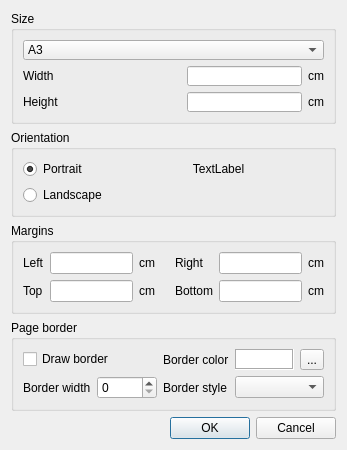
<?xml version="1.0" encoding="UTF-8"?>
<ui version="4.0">
 <class>PageSettingDlg</class>
 <widget class="QDialog" name="PageSettingDlg">
  <property name="geometry">
   <rect>
    <x>0</x>
    <y>0</y>
    <width>347</width>
    <height>450</height>
   </rect>
  </property>
  <property name="sizePolicy">
   <sizepolicy hsizetype="Preferred" vsizetype="Preferred">
    <horstretch>0</horstretch>
    <verstretch>0</verstretch>
   </sizepolicy>
  </property>
  <property name="minimumSize">
   <size>
    <width>347</width>
    <height>450</height>
   </size>
  </property>
  <property name="maximumSize">
   <size>
    <width>347</width>
    <height>450</height>
   </size>
  </property>
  <property name="windowTitle">
   <string>Page settings</string>
  </property>
  <property name="windowIcon">
   <iconset resource="images.qrc">
    <normaloff>:/new/prefix1/images/pageSetting.png</normaloff>:/new/prefix1/images/pageSetting.png</iconset>
  </property>
  <layout class="QVBoxLayout" name="verticalLayout_4">
   <item>
    <widget class="QGroupBox" name="groupBox_3">
     <property name="title">
      <string>Size</string>
     </property>
     <layout class="QVBoxLayout" name="verticalLayout_3">
      <item>
       <layout class="QGridLayout" name="gridLayout_2">
        <item row="0" column="0" colspan="4">
         <widget class="QComboBox" name="cbPageSize">
          <item>
           <property name="text">
            <string>A3</string>
           </property>
          </item>
          <item>
           <property name="text">
            <string>A4</string>
           </property>
          </item>
          <item>
           <property name="text">
            <string>A5</string>
           </property>
          </item>
          <item>
           <property name="text">
            <string>Letter</string>
           </property>
          </item>
         </widget>
        </item>
        <item row="1" column="0">
         <widget class="QLabel" name="label_10">
          <property name="text">
           <string>Width</string>
          </property>
         </widget>
        </item>
        <item row="1" column="2">
         <widget class="QLineEdit" name="edtWidth"/>
        </item>
        <item row="1" column="3">
         <widget class="QLabel" name="label_12">
          <property name="text">
           <string>cm</string>
          </property>
         </widget>
        </item>
        <item row="2" column="0">
         <widget class="QLabel" name="label_11">
          <property name="text">
           <string>Height</string>
          </property>
         </widget>
        </item>
        <item row="2" column="2">
         <widget class="QLineEdit" name="edtHeight"/>
        </item>
        <item row="2" column="3">
         <widget class="QLabel" name="label_13">
          <property name="text">
           <string>cm</string>
          </property>
         </widget>
        </item>
        <item row="1" column="1">
         <spacer name="horizontalSpacer_3">
          <property name="orientation">
           <enum>Qt::Horizontal</enum>
          </property>
          <property name="sizeHint" stdset="0">
           <size>
            <width>40</width>
            <height>20</height>
           </size>
          </property>
         </spacer>
        </item>
       </layout>
      </item>
     </layout>
    </widget>
   </item>
   <item>
    <widget class="QGroupBox" name="groupBox_2">
     <property name="minimumSize">
      <size>
       <width>0</width>
       <height>0</height>
      </size>
     </property>
     <property name="maximumSize">
      <size>
       <width>16777215</width>
       <height>16777215</height>
      </size>
     </property>
     <property name="title">
      <string>Orientation</string>
     </property>
     <layout class="QVBoxLayout" name="verticalLayout_2">
      <item>
       <layout class="QFormLayout" name="formLayout">
        <item row="0" column="0">
         <widget class="QRadioButton" name="rPortrait">
          <property name="text">
           <string>Portrait</string>
          </property>
          <property name="checked">
           <bool>true</bool>
          </property>
         </widget>
        </item>
        <item row="0" column="1">
         <widget class="QLabel" name="lblOrientation">
          <property name="text">
           <string notr="true">TextLabel</string>
          </property>
          <property name="alignment">
           <set>Qt::AlignCenter</set>
          </property>
         </widget>
        </item>
        <item row="1" column="0">
         <widget class="QRadioButton" name="rLandscape">
          <property name="text">
           <string>Landscape</string>
          </property>
         </widget>
        </item>
       </layout>
      </item>
     </layout>
    </widget>
   </item>
   <item>
    <widget class="QGroupBox" name="groupBox">
     <property name="title">
      <string>Margins</string>
     </property>
     <layout class="QVBoxLayout" name="verticalLayout">
      <item>
       <layout class="QGridLayout" name="gridLayout">
        <item row="0" column="5">
         <widget class="QLineEdit" name="edtRight"/>
        </item>
        <item row="0" column="6">
         <widget class="QLabel" name="label_3">
          <property name="text">
           <string>cm</string>
          </property>
         </widget>
        </item>
        <item row="0" column="3">
         <spacer name="horizontalSpacer_2">
          <property name="orientation">
           <enum>Qt::Horizontal</enum>
          </property>
          <property name="sizeHint" stdset="0">
           <size>
            <width>40</width>
            <height>20</height>
           </size>
          </property>
         </spacer>
        </item>
        <item row="2" column="6">
         <widget class="QLabel" name="label_4">
          <property name="text">
           <string>cm</string>
          </property>
         </widget>
        </item>
        <item row="0" column="0">
         <widget class="QLabel" name="label_5">
          <property name="text">
           <string>Left</string>
          </property>
         </widget>
        </item>
        <item row="0" column="4">
         <widget class="QLabel" name="label_7">
          <property name="text">
           <string>Right</string>
          </property>
         </widget>
        </item>
        <item row="0" column="1">
         <widget class="QLineEdit" name="edtLeft"/>
        </item>
        <item row="2" column="5">
         <widget class="QLineEdit" name="edtBottom"/>
        </item>
        <item row="2" column="4">
         <widget class="QLabel" name="label_8">
          <property name="text">
           <string>Bottom</string>
          </property>
         </widget>
        </item>
        <item row="0" column="2">
         <widget class="QLabel" name="label">
          <property name="text">
           <string>cm</string>
          </property>
         </widget>
        </item>
        <item row="2" column="2">
         <widget class="QLabel" name="label_2">
          <property name="text">
           <string>cm</string>
          </property>
         </widget>
        </item>
        <item row="2" column="0">
         <widget class="QLabel" name="label_6">
          <property name="text">
           <string>Top</string>
          </property>
         </widget>
        </item>
        <item row="2" column="1">
         <widget class="QLineEdit" name="edtTop"/>
        </item>
       </layout>
      </item>
     </layout>
    </widget>
   </item>
   <item>
    <widget class="QGroupBox" name="groupBox_41">
     <property name="title">
      <string>Page border</string>
     </property>
     <layout class="QVBoxLayout" name="verticalLayout_5">
      <item>
       <layout class="QGridLayout" name="gridLayout_4">
        <item row="0" column="0" colspan="2">
         <widget class="QCheckBox" name="chkDrawBorder">
          <property name="text">
           <string>Draw border</string>
          </property>
         </widget>
        </item>
        <item row="0" column="2">
         <widget class="QLabel" name="label_14">
          <property name="text">
           <string>Border color</string>
          </property>
         </widget>
        </item>
        <item row="0" column="3">
         <widget class="QLabel" name="lblBorderColor">
          <property name="styleSheet">
           <string notr="true">QLabel {background-color: white}</string>
          </property>
          <property name="frameShape">
           <enum>QFrame::Box</enum>
          </property>
          <property name="frameShadow">
           <enum>QFrame::Sunken</enum>
          </property>
          <property name="text">
           <string/>
          </property>
         </widget>
        </item>
        <item row="0" column="4">
         <widget class="QToolButton" name="btnBorderColor">
          <property name="text">
           <string>...</string>
          </property>
         </widget>
        </item>
        <item row="1" column="0">
         <widget class="QLabel" name="label_9">
          <property name="text">
           <string>Border width</string>
          </property>
         </widget>
        </item>
        <item row="1" column="1">
         <widget class="QSpinBox" name="spnBorderWidth"/>
        </item>
        <item row="1" column="2">
         <widget class="QLabel" name="label_15">
          <property name="text">
           <string>Border style</string>
          </property>
         </widget>
        </item>
        <item row="1" column="3" colspan="2">
         <widget class="QComboBox" name="cmbBorderStyle">
          <property name="iconSize">
           <size>
            <width>64</width>
            <height>16</height>
           </size>
          </property>
         </widget>
        </item>
       </layout>
      </item>
     </layout>
    </widget>
   </item>
   <item>
    <layout class="QHBoxLayout" name="horizontalLayout">
     <item>
      <spacer name="horizontalSpacer">
       <property name="orientation">
        <enum>Qt::Horizontal</enum>
       </property>
       <property name="sizeHint" stdset="0">
        <size>
         <width>40</width>
         <height>20</height>
        </size>
       </property>
      </spacer>
     </item>
     <item>
      <widget class="QPushButton" name="btnOK">
       <property name="text">
        <string>OK</string>
       </property>
      </widget>
     </item>
     <item>
      <widget class="QPushButton" name="btnCancel">
       <property name="text">
        <string>Cancel</string>
       </property>
      </widget>
     </item>
    </layout>
   </item>
  </layout>
 </widget>
 <resources>
  <include location="images.qrc"/>
 </resources>
 <connections>
  <connection>
   <sender>btnOK</sender>
   <signal>clicked()</signal>
   <receiver>PageSettingDlg</receiver>
   <slot>accept()</slot>
   <hints>
    <hint type="sourcelabel">
     <x>388</x>
     <y>373</y>
    </hint>
    <hint type="destinationlabel">
     <x>266</x>
     <y>202</y>
    </hint>
   </hints>
  </connection>
  <connection>
   <sender>btnCancel</sender>
   <signal>clicked()</signal>
   <receiver>PageSettingDlg</receiver>
   <slot>reject()</slot>
   <hints>
    <hint type="sourcelabel">
     <x>471</x>
     <y>373</y>
    </hint>
    <hint type="destinationlabel">
     <x>266</x>
     <y>202</y>
    </hint>
   </hints>
  </connection>
 </connections>
</ui>
